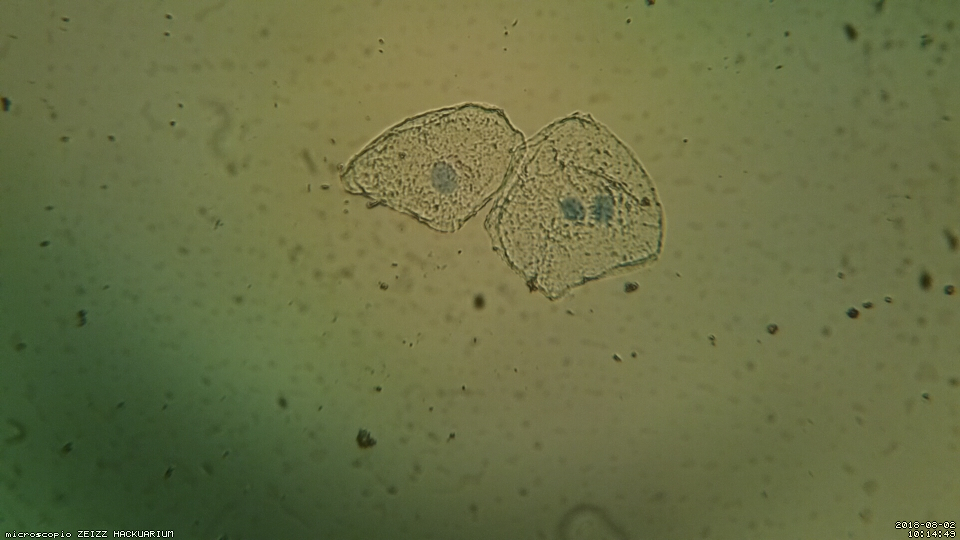
#> input picture 2018-08-02/10-14-49.jpg, 1920 x 1080 px, found by its file name (shown at 1/2 size)
$ python WithoutBack.py   (Python 2 division)   (older library calls are emulated)
#> lines starting #> are read from the running program, lines starting #| are printed output that depends on the picture; after the words box and inside, x2 and y2 are one past the last pixel; in counts of white or black regions, pixels touching at a corner belong together
# Standard imports
import numpy as np
import cv2
import imutils
#from skimage.measure import compare_ssim
#from skimage.measure import compare_ssim
from termcolor import colored


if __name__ == '__main__':

    #original = cv2.imread('2018-08-02/10-12-46.jpg')
    #original = cv2.imread('2018-08-02/10-13-51.jpg')
    original = cv2.imread('2018-08-02/10-14-49.jpg')
#> original is the input picture: shape (1080, 1920, 3); mean B, G, R 68.1, 111.3, 105.1
    original = cv2.imread('more_info/IMG_1394.JPG')
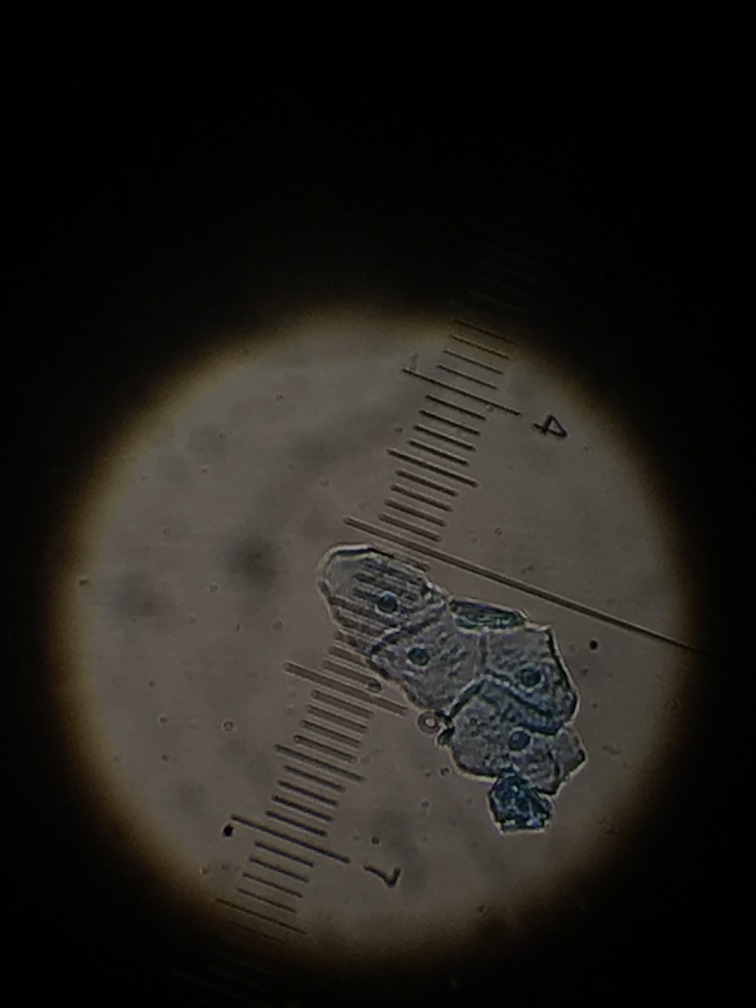
#> input picture more_info/IMG_1394.JPG, 3024 x 4032 px, found by its file name (shown at 1/4 size)
#> original is the input picture: shape (4032, 3024, 3); mean B, G, R 26.9, 31.5, 33.9

    #backgrd = cv2.imread('2018-08-02/10-14-05.jpg')

    img1 = cv2.cvtColor(original, cv2.COLOR_BGR2GRAY)
    #backgrd = cv2.cvtColor(backgrd, cv2.COLOR_BGR2GRAY)

    original = cv2.resize(original, (0, 0), fx=0.2, fy=0.2)
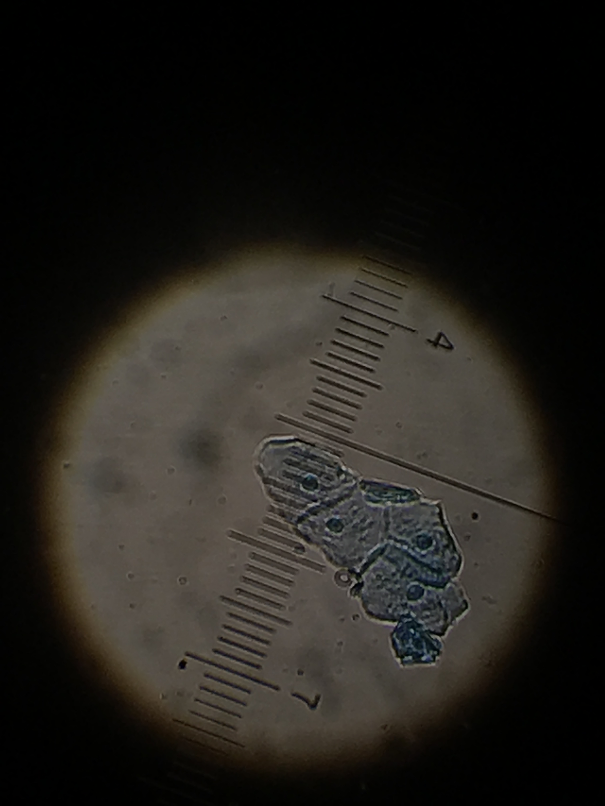
#> original: shape (806, 605, 3); mean B, G, R 26.9, 31.5, 33.9
    img1 = cv2.resize(img1, (0, 0), fx=0.2, fy=0.2)
#> img1: shape (806, 605)
    #backgrd = cv2.resize(backgrd, (0, 0), fx=0.5, fy=0.5)

    cv2.imshow('image', img1)
    #cv2.imshow('Background', backgrd)

    # compute the Structural Similarity Index (SSIM) between the two
    # images, ensuring that the difference image is returned
    #(score, diff) = compare_ssim(img1, backgrd, full=True)
    #diff = (diff * 255).astype("uint8")
    diff = img1
    #print("SSIM: {}".format(score))

    cv2.imshow("Diff", diff)
    cv2.waitKey(0)

    # threshold the difference image, followed by finding contours to
    # obtain the regions of the two input images that differ
    #thresh = cv2.threshold(diff, 0, 255, cv2.THRESH_BINARY_INV | cv2.THRESH_OTSU)[1]
    #cv2.imshow('threshold 1', thresh)

    ret, tmp = cv2.threshold(diff, 70, 255, cv2.THRESH_BINARY_INV)
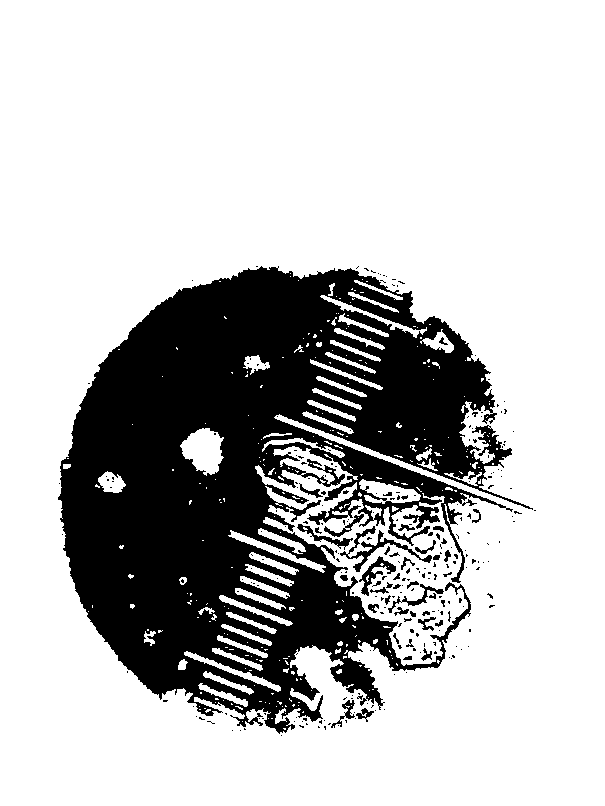
#> tmp: shape (806, 605); 75% white; 270 black regions (227 under 20 px), largest, box (x1, y1, x2, y2) and area: (58, 266, 533, 734) 117402, (340, 526, 432, 572) 685, (359, 556, 396, 596) 404
    cv2.imshow('threshold 2', tmp)

    cv2.waitKey(0)

    im = tmp.copy()
    #cv2.imshow('im', im)

    dst = img1.copy()
    #cv2.imshow('dst', dst)

    # find external contours ignores holes in the fish
    im2, contours, hierarchy = cv2.findContours(im, cv2.RETR_EXTERNAL, cv2.CHAIN_APPROX_SIMPLE)
#> contours = [[[0, 0], [0, 805], [604, 805], [604, 0]]]
    #cnts = cnts[0] if imutils.is_cv2() else cnts[1]

    # Finding circular shapes
    contour_list = []
    for contour in contours:
        approx = cv2.approxPolyDP(contour, 0.01 * cv2.arcLength(contour, True), True)
        area = cv2.contourArea(contour)
        if ((len(approx) > 8) & (area > 10000)): #& (area < 20000)):
        #if ((area > 10000)):# & (area < 20000)):
            contour_list.append(contour)
#> this loop made 1 pass
#> (approx, area) on pass 1: ([[0, 0], [0, 805], [604, 805], [604, 0]], 486220)
#> after the loop, contour_list = []

    # Display result
    cv2.drawContours(dst, contour_list, -1, (255, 0, 0), 2)
    cv2.imshow('Objects Detected', dst)

    #cv2.waitKey(0)

    for i in range(len(contours)):
        # draw all contours in red
        cv2.drawContours(dst, contours, -1, (0, 0, 255), 1)
#> this loop made 1 pass
#> dst: shape (806, 605); min 0, max 161, mean 31.7

    # Binary mask
    src = img1
    img_mask = np.zeros(src.shape, np.uint8)

    theImg = contour_list
#> theImg = []
    # draw selected contour in bold green
    cv2.polylines(dst, theImg, True, (0, 255, 0), 2)
    # draw the fish into its mask
    cv2.drawContours(img_mask, contour_list, -1, 255, -1)
#> img_mask: shape (806, 605); every value is 0

    #img_mask = cv2.erode(img_mask, None, iterations=2)
    #img_mask = cv2.dilate(img_mask, None, iterations=2)

    cv2.imshow("Result Mask", img_mask)
    #cv2.imshow("Result Contour", dst)
    #cv2.imshow('src', src)

    output_grey = cv2.bitwise_and(src, src, mask=img_mask)
    #cv2.imshow('output_grey', output_grey)
    src = original
    output_color = cv2.bitwise_and(src, src, mask=img_mask)
#> output_color: shape (806, 605, 3); every value is 0
    #cv2.imshow('output_color', output_color)

    cv2.waitKey(0)
    # marche bien jusqu'a la :)

    #cv2.imwrite('test3.png', output_color)
    #cv2.imwrite('test3.png', output_grey)

#> (the run stopped early here; a loop or call above may not have finished)
